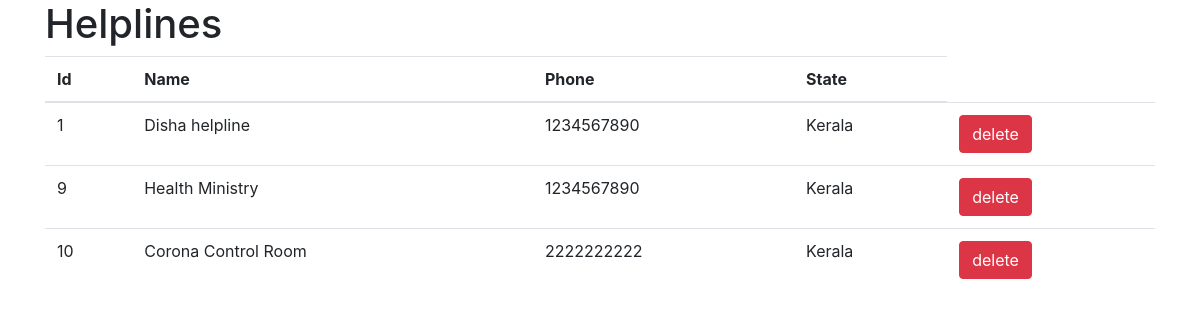
The page /serverside-PHP/helpline/admin/list.php on the database its author committed.
### tables this page shows
CREATE TABLE `helpline` (
  `id` int(250) NOT NULL,
  `name` varchar(200) NOT NULL,
  `phone` varchar(200) NOT NULL,
  `state` varchar(200) NOT NULL
);

### serverside-PHP/helpline/admin/list.php (the view, shortened to what this page needs)
<html>
  <head>
    <link rel="stylesheet" href="https://maxcdn.bootstrapcdn.com/bootstrap/4.4.1/css/bootstrap.min.css">
  </head>
  <body>
<div class="container">
<h1>Helplines</h1>
<div class="text-center">
<table class="table table-hover">
  <thead><tr><th>Id</th><th>Name</th><th>Phone</th><th>State</th></tr></thead>
  <tbody>
<?php
  require '../connect.php';
  $sql="Select * From helpline";
  $result=$conn->query($sql);
  if($result->num_rows>0){
    while($row=$result->fetch_assoc()){
      echo "<tr><td>".$row["id"]."</td><td>".$row["name"]."</td><td>".$row["phone"]."</td><td>".$row["state"]."</td><td><button onclick=location.href='delete.php?id=".$row["id"]."' class='btn btn-danger'>delete</button></td></tr>";
    }
  }
?>
</tbody>
</table>
</div>
</div>
  </body>
</html>

### rows shown on the page
helpline: id "1", name "Disha helpline", phone "1234567890", state "Kerala"
helpline: id "9", name "Health Ministry", phone "1234567890", state "Kerala"
helpline: id "10", name "Corona Control Room", phone "2222222222", state "Kerala"
